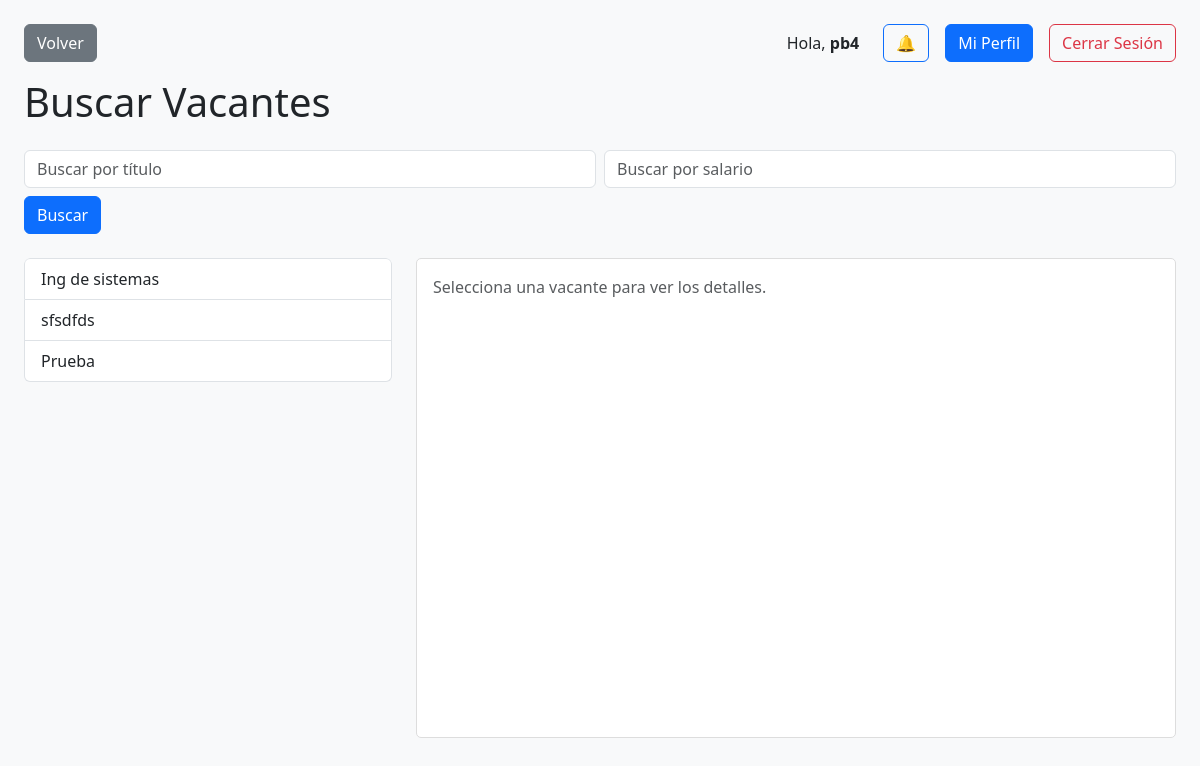
/postulante/ (signed in), run on an earlier commit of the app's database.
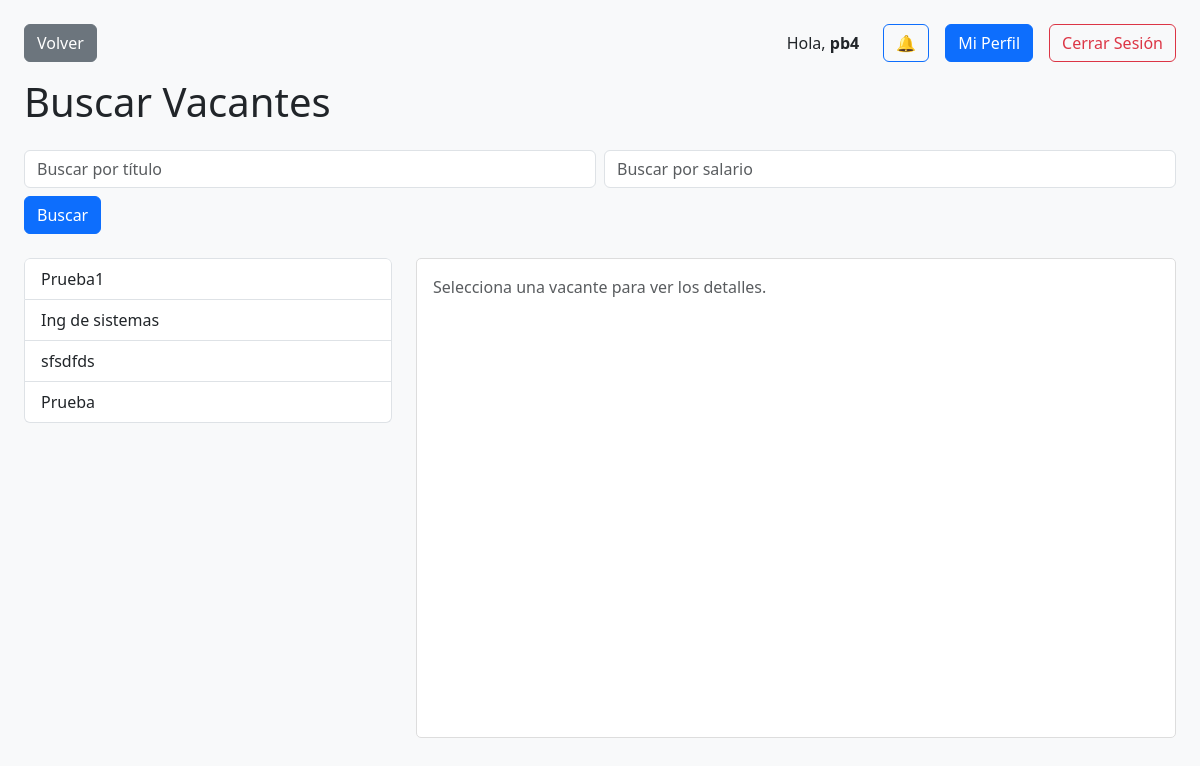
And on a later commit of the database.
### pages/models.py (models this page shows, shortened)
class Vacante(models.Model):
    titulo = models.CharField(max_length=200)
    nombre_interno = models.CharField(max_length=200, blank=True, null=True)
    descripcion = models.TextField()
    palabras_clave = models.CharField(max_length=300, blank=True, null=True)
    rango_salarial = models.CharField(max_length=100, blank=True, null=True)
    fecha_creacion = models.DateTimeField(auto_now_add=True)
    reclutador = models.ForeignKey(settings.AUTH_USER_MODEL, on_delete=models.CASCADE, related_name='vacantes_creadas', null=True, blank=True)  # 🆕 NUEVO CAMPO

### pages/views.py (the view, shortened to what this page needs)
# urls.py: path('postulante/', views.postulante_view, name='postulante'),
@login_required
@user_passes_test(es_postulante, login_url='/login/')
def postulante_view(request):
    query = request.GET.get("q", "").strip()
    rango_salarial = request.GET.get("rango_salarial", "").strip()
    selected_id = request.GET.get('vacante_id')
    vacantes = Vacante.objects.all().order_by('-fecha_creacion')
    if query:
        vacantes = vacantes.annotate(titulo_lower=Lower('titulo')).filter(titulo_lower__icontains=query.lower())
    if rango_salarial:
        vacantes = vacantes.filter(rango_salarial__icontains=rango_salarial)
    vacante_seleccionada = Vacante.objects.filter(pk=selected_id).first() if selected_id else None
    notificaciones = []
    notificaciones_no_leidas = 0
    if request.user.is_authenticated:
        notificaciones = Notificacion.objects.filter(usuario=request.user)[:5]
        notificaciones_no_leidas = Notificacion.objects.filter(usuario=request.user, leida=False).count()
    return render(request, 'pages/postulante.html', {
        "vacantes": vacantes,
        "vacante_seleccionada": vacante_seleccionada,
        "selected_id": selected_id,
        "query": query,
        "rango_salarial": rango_salarial,
        "notificaciones": notificaciones,
        "notificaciones_no_leidas": notificaciones_no_leidas,
    })

### pages/views.py (called while the page is built)
def es_postulante(user):
    return hasattr(user, 'profile') and user.profile.user_type == 'postulante'

### pages/templates/pages/postulante.html (shortened to what the changed rows need)
<!DOCTYPE html>
<html lang="es">
<head>
    <link href="https://cdn.jsdelivr.net/npm/bootstrap@5.3.0/dist/css/bootstrap.min.css" rel="stylesheet">
</head>
<body class="bg-light p-4">
    <h1 class="mb-4">Buscar Vacantes</h1>
    <div class="row">
        <div class="col-md-4">
            <div class="list-group vacantes-lista">
                {% for vacante in vacantes %}
                    <a href="?vacante_id={{ vacante.id }}{% if query %}&q={{ query }}{% endif %}{% if rango_salarial %}&rango_salarial={{ rango_salarial }}{% endif %}"
                       class="list-group-item list-group-item-action {% if vacante.id|stringformat:"s" == selected_id %}active{% endif %}">
                        {{ vacante.titulo }}
                    </a>
                {% empty %}
                    <p class="text-muted">No hay vacantes disponibles.</p>
                {% endfor %}
            </div>
        </div>
    </div>
</body>
</html>

What changed in the data, as far as the page shows it:
added Vacante: titulo "Prueba1"
